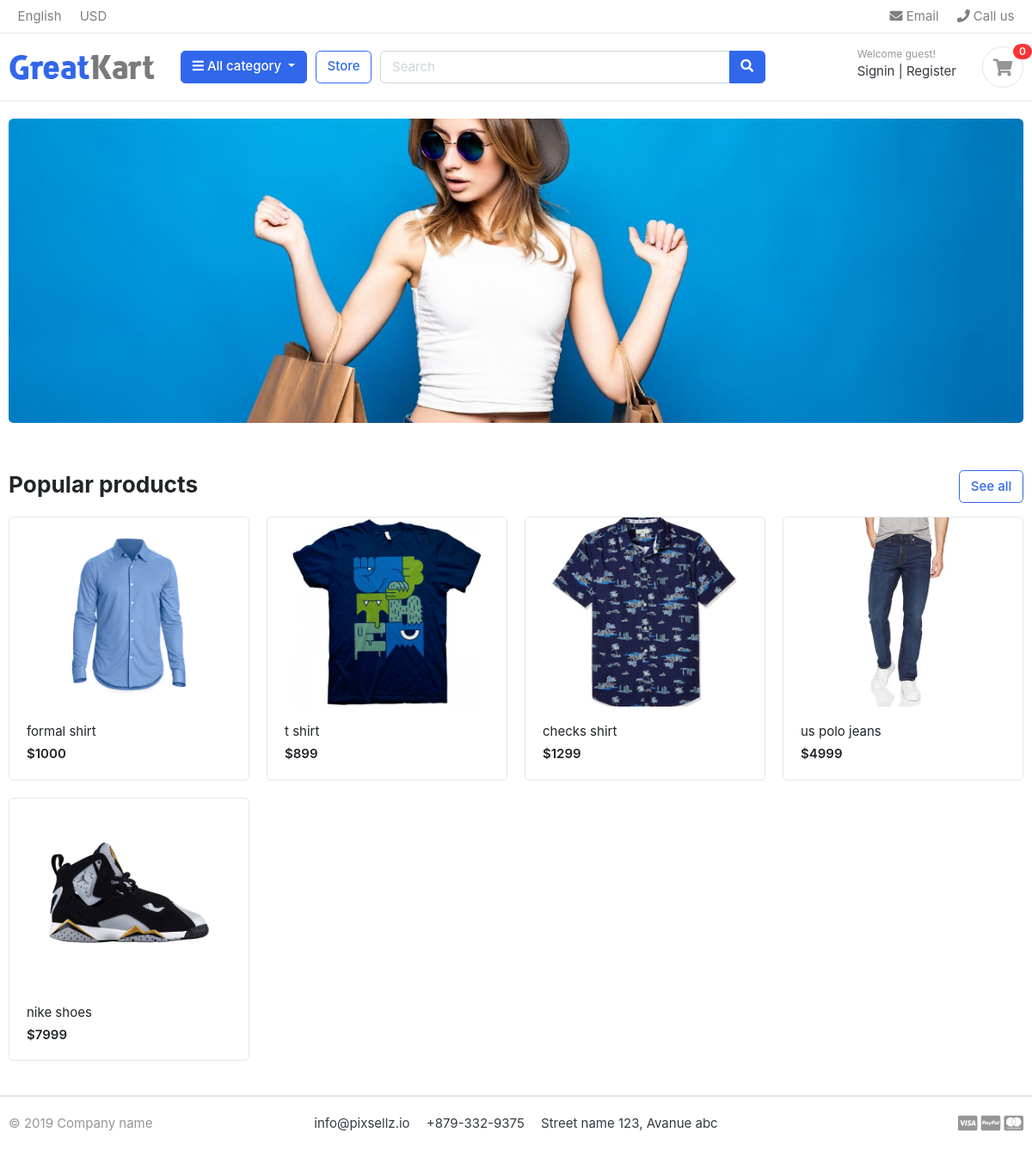
The app's page /, older data.
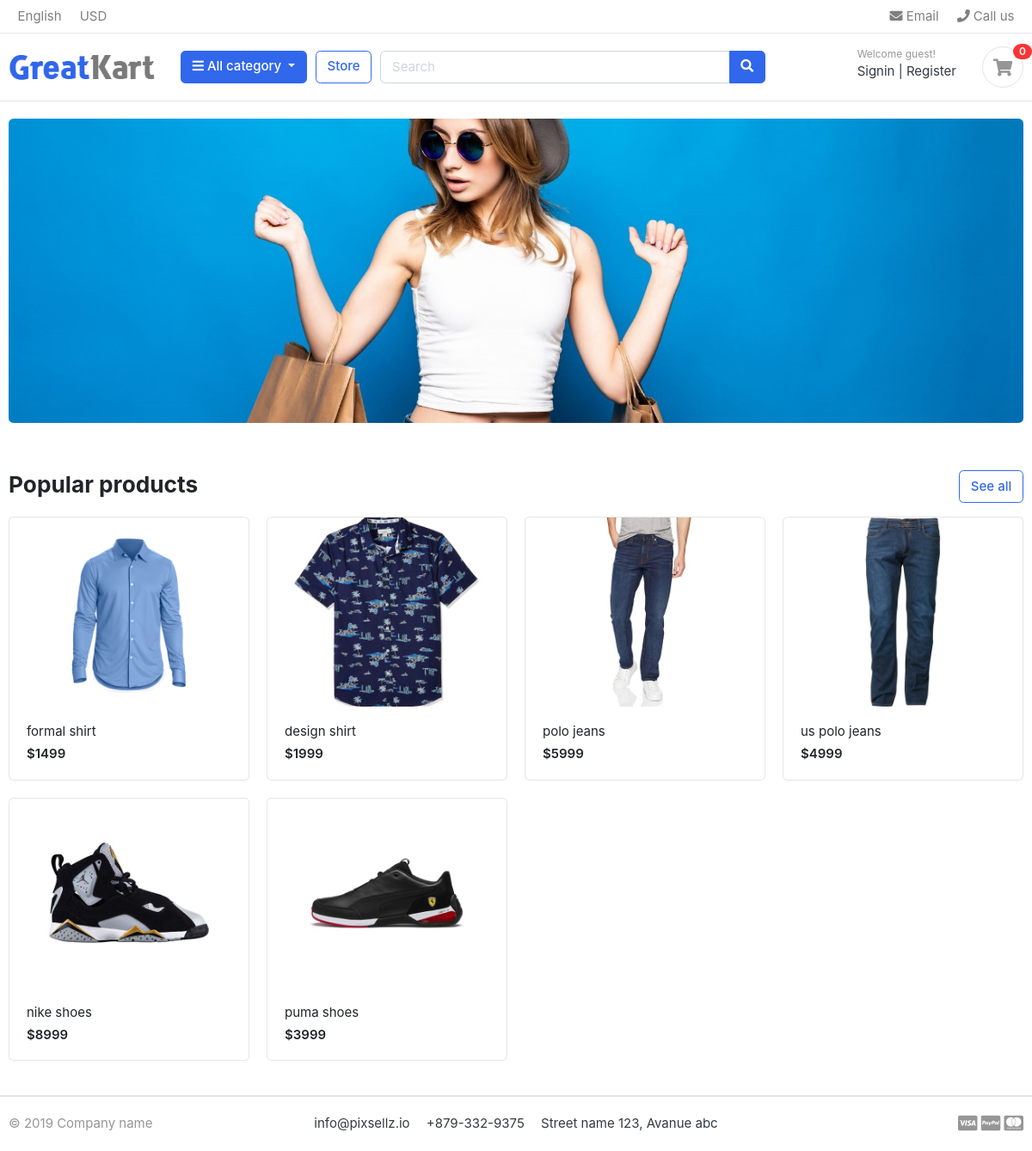
The same page, newer data.
### store/models.py (models this page shows, shortened)
class Product(models.Model):
    category        = models.ForeignKey(Category , on_delete=models.CASCADE)
    product_name    = models.CharField(max_length=250,unique=True)
    slug            = models.SlugField(max_length=550,unique=True)
    discription     = models.TextField()
    price           = models.IntegerField()
    stock           = models.IntegerField()
    product_image   = models.ImageField(upload_to='media/product/', blank=True)
    created         = models.DateTimeField(auto_now_add=True)
    modefied        = models.DateTimeField(auto_now=True)
    is_avalible     = models.BooleanField(default=True)
    def get_url(self):
        return reverse('product_detail',args=[self.category.slug,self.slug,])

### Greatkart/views.py (the view)
# urls.py: 2. Add a URL to urlpatterns:  path('', views.home, name='home')
def home(request):
    products=Product.objects.filter(is_avalible=True)
    context={
        'products':products
    }
    return render(request,'home.html',context)

### cart/context_processors.py (called while the page is built)
def total_cart_items(request):
    total_items=0
    if request.user.is_authenticated:
        cart_items=Cart_items.objects.filter(user=request.user)
    else:
        cart_items=Cart_items.objects.filter(cart__cart_id=_cart_id(request))
    for cart_item in cart_items:
        total_items+=cart_item.quantity
    return dict(items=total_items)

### cart/views.py (called while the page is built)
def _cart_id(request):
    cart = request.session.session_key
    if not cart:
        cart= request.session.create()
    return cart

### category/context_processors.py (called while the page is built)
def category_links(request):
    category=Category.objects.all()
    return dict(cat_list=category)

### category/models.py (called while the page is built)
    def __str__(self):
        return self.caterogy_name

    def get_url(self):
        return reverse('get_product_by_category',args=[self.slug])

### templates/home.html
{% extends 'base.html' %}
{%load static%}
{% block content %}
<section class="section-intro padding-y-sm">
<div class="container">
<div class="intro-banner-wrap">
	<img src="{% static 'images/banners/cover.jpg' %}" class="img-fluid rounded">
</div>
</div>
</section>
<section class="section-name padding-y-sm">
<div class="container">
<header class="section-heading">
	<a href="./store.html" class="btn btn-outline-primary float-right">See all</a>
	<h3 class="section-title">Popular products</h3>
</header>
<div class="row">
	{% for product in products%}
	<div class="col-md-3">
		<div class="card card-product-grid">
			<a href={{product.get_url}} class="img-wrap"> <img src={{product.product_image.url}}> </a>
			<figcaption class="info-wrap">
				<a href="./product-detail.html" class="title">{{product.product_name}}</a>
				<div class="price mt-1">${{product.price}}</div>
			</figcaption>
		</div>
	</div>
	{% endfor %}
</div>
</div>
</section>
</body>
</html>
{% endblock %}

### templates/base.html (shortened to what this page needs)
<!DOCTYPE HTML>
{% load static %}
<html lang="en">
<head>
<link href="{% static 'css/bootstrap.css'%}" rel="stylesheet" type="text/css"/>
<link href="{% static 'fonts/fontawesome/css/all.min.css'%}" type="text/css" rel="stylesheet">
<link href="{% static 'css/ui.css'%}" rel="stylesheet" type="text/css"/>
<link href="{% static 'css/responsive.css'%}" rel="stylesheet" media="only screen and (max-width: 1200px)" />
</head>
<body>
{% include "includes/navbar.html"%}
{% block content %}
{% endblock %}
{% include "includes/footer.html"%}

### templates/includes/navbar.html (shortened to what this page needs)
{% load static %}
<header class="section-header">
    <nav class="navbar p-md-0 navbar-expand-sm navbar-light border-bottom">
    <div class="container">
      <div class="collapse navbar-collapse" id="navbarTop4">
        <ul class="navbar-nav mr-auto">
            <li class="nav-item dropdown">
                 <a href="#" class="nav-link">   English </a>
            </li>
            <li class="nav-item dropdown">
                <a href="#" class="nav-link"> USD </a>
            </li>
        </ul>
        <ul class="navbar-nav">
            <li><a href="#" class="nav-link"> <i class="fa fa-envelope"></i> Email </a></li>
            <li><a href="#" class="nav-link"> <i class="fa fa-phone"></i> Call us </a></li>
        </ul>
      </div>
    </div>
    </nav>
    <section class="header-main border-bottom">
        <div class="container">
    <div class="row align-items-center">
        <div class="col-lg-2 col-md-3 col-6">
            <a href="{%url 'home'%}" class="brand-wrap">
                <img class="logo" src="{% static './images/logo.png'%}">
            </a>
        </div>
        <div class="col-lg col-sm col-md col-6 flex-grow-0">
            <div class="category-wrap dropdown d-inline-block float-right">
                <button type="button" class="btn btn-primary dropdown-toggle" data-toggle="dropdown">
                    <i class="fa fa-bars"></i> All category
                </button>
            </div>
        </div>
        <a href="{% url 'store'%}" class="btn btn-outline-primary">Store</a>
        <div class="col-lg  col-md-6 col-sm-12 col">
            <form action="{% url 'search'%}" class="search">
                <div class="input-group w-100">
                    <input type="text" class="form-control" style="width:60%;" name="keyword" placeholder="Search">
                    <div class="input-group-append">
                      <button class="btn btn-primary" type="submit">
                        <i class="fa fa-search"></i>
                      </button>
                    </div>
                </div>
            </form>
        </div>
        <div class="col-lg-3 col-sm-6 col-8 order-2 order-lg-3">
                    <div class="d-flex justify-content-end mb-3 mb-lg-0">
                        <div class="widget-header">
                            {% if user.is_authenticated %}
                                <small class="title text-muted">Welcome {{user.first_name}}! </small>
                                <div>
                                    <a href="{% url 'dashboard'%}">Dashboard</a> <span class="dark-transp"> | </span>
                                    <a href="{% url 'logout'%}">Logout</a>
                                </div>
                            {% else %}
                                <small class="title text-muted">Welcome guest!</small>
                                <div>
                                    <a href="{% url 'signin'%}">Signin</a> <span class="dark-transp"> | </span>
                                    <a href="{% url 'register'%}"> Register</a>
                                </div>
                            {% endif %}
                        </div>
                        <a href="{% url 'cart' %}" class="widget-header pl-3 ml-3">
                            <div class="icon icon-sm rounded-circle border"><i class="fa fa-shopping-cart"></i></div>
                            <span class="badge badge-pill badge-danger notify">{{items}}</span>
                        </a>
                    </div>
                </div>
    </div>
        </div>
    </section>
    </header>

### templates/includes/footer.html
{% load static %}
<footer class="section-footer border-top">
	<div class="container">
		<section class="footer-bottom border-top row">
			<div class="col-md-2">
				<p class="text-muted"> &copy 2019 Company name </p>
			</div>
			<div class="col-md-8 text-md-center">
				<span  class="px-2">info@pixsellz.io</span>
				<span  class="px-2">+879-332-9375</span>
				<span  class="px-2">Street name 123, Avanue abc</span>
			</div>
			<div class="col-md-2 text-md-right text-muted">
				<i class="fab fa-lg fa-cc-visa"></i>
				<i class="fab fa-lg fa-cc-paypal"></i>
				<i class="fab fa-lg fa-cc-mastercard"></i>
			</div>
		</section>
	</div>
</footer>

### static/css/ui.css (style rules this page uses)
html { font-family: "Inter", sans-serif; font-size: 15px; }
.img-wrap { text-align: center; display: block; }
.img-wrap img { max-width: 100%; }
.icon-xs, .icon-sm, .icon-md, .icon-lg { display: inline-block; text-align: center; flex-shrink: 0; flex-grow: 0; }
.icon-sm { width: 48px; height: 48px; line-height: 48px !important; font-size: 20px; }
.padding-y-sm { padding-top: 20px; padding-bottom: 20px; }
.section-heading { margin-bottom: 20px; margin-top: 15px; }
.section-title { color: #212529; }
p:last-child { margin-bottom: 0; }
.header-main { position: relative; padding-top: 1rem; padding-bottom: 1rem; }
.brand-wrap .logo, .navbar-brand .logo { margin-right: 7px; max-height: 42px; display: inline-block; }
.widget-header { display: inline-block; vertical-align: middle; position: relative; }
.widget-header a { color: #343a40; }
.widget-header i { color: #969696; }
.widget-header .title { display: block; }
.widget-header .notify { position: absolute; top: -3px; right: -10px; }
.footer-bottom { padding-top: 20px; padding-bottom: 20px; }
[class*=card-product] a.title { color: #212529; display: block; }
[class*=card-product] .img-wrap { overflow: hidden; position: relative; }
[class*=card-product] .img-wrap img { height: 100%; max-width: 100%; width: auto; display: inline-block; -o-object-fit: cover; object-fit: cover; }
.card-product-grid { margin-bottom: 20px; }
.card-product-grid .img-wrap { border-radius: 0.2rem 0.2rem 0 0; height: 220px; }
.card-product-grid .info-wrap { overflow: hidden; padding: 18px 20px; }
.card .img-wrap { overflow: hidden; }
.notify { position: absolute; top: -4px; right: -10px; display: inline-block; padding: 0.25em 0.6em; font-size: 12px; line-height: 1; text-align: center; border-radius: 3rem; color: #fff; background-color: #fa3434; }
.price { font-weight: 600; color: #212529; }

Row changes from the older to the newer data that the page shows:
removed Product: product_image (picture), product_name "checks shirt", price "1299"
changed Product "formal shirt": price "1000" → "1499"
changed Product: product_image: a different picture; product_name "t shirt" → "design shirt"; price "899" → "1999"
added Product: product_image (picture), product_name "polo jeans", price "5999"
changed Product "us polo jeans": product_image: a different picture
changed Product "nike shoes": price "7999" → "8999"
added Product: product_image (picture), product_name "puma shoes", price "3999"
